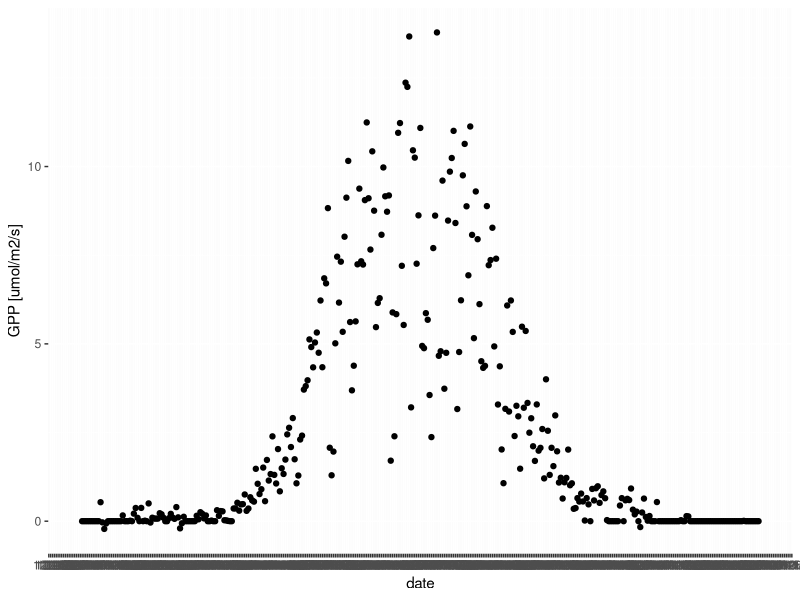
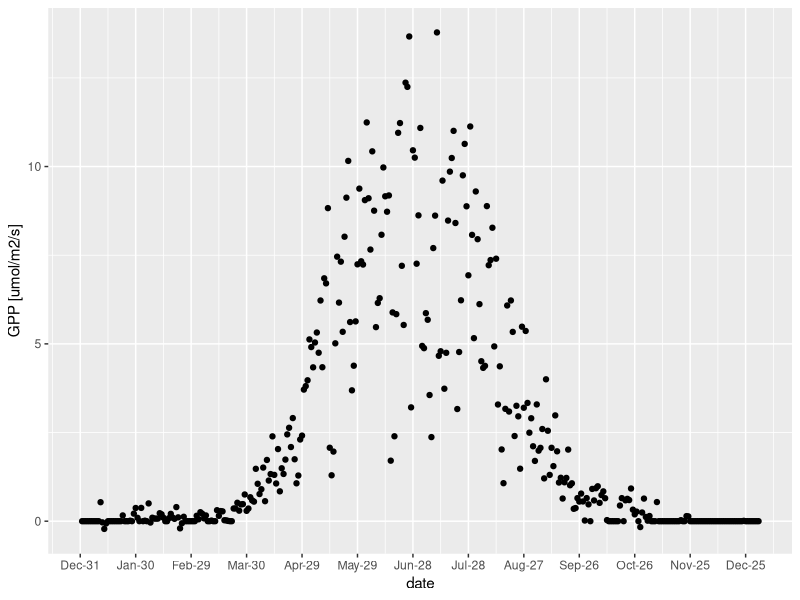
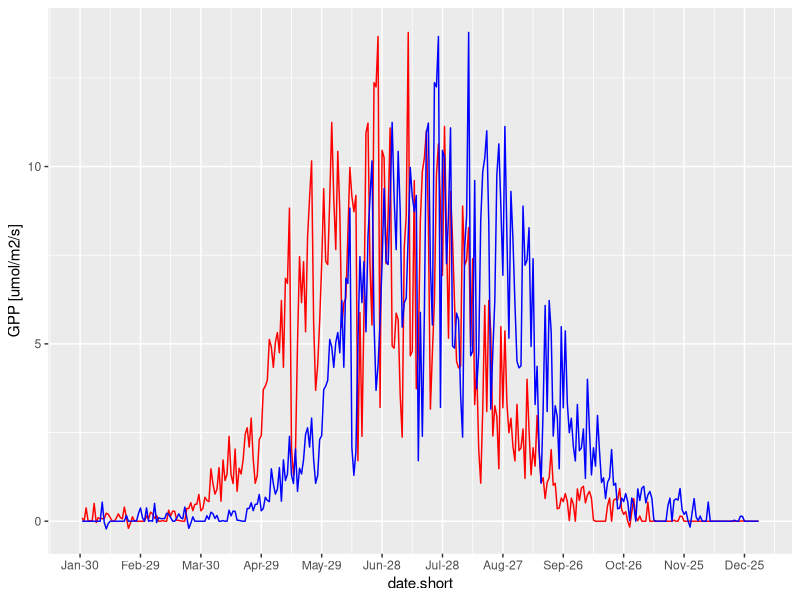
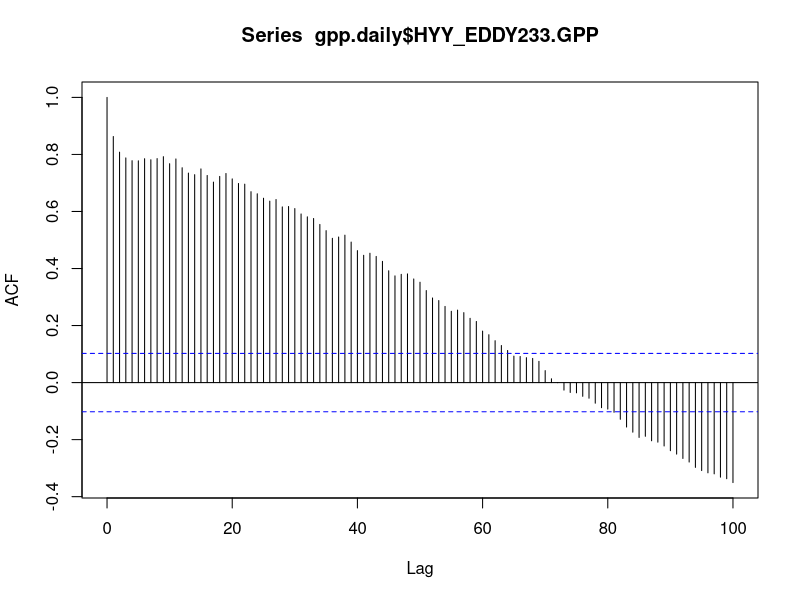
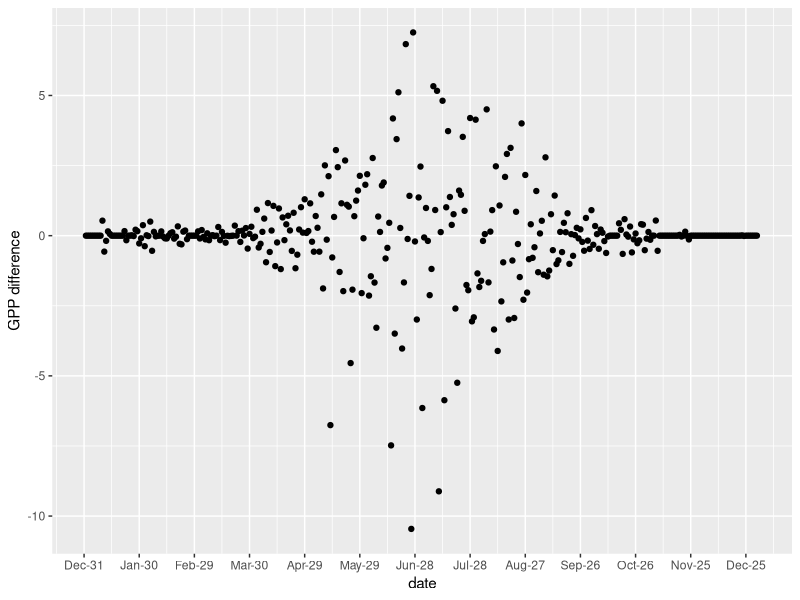
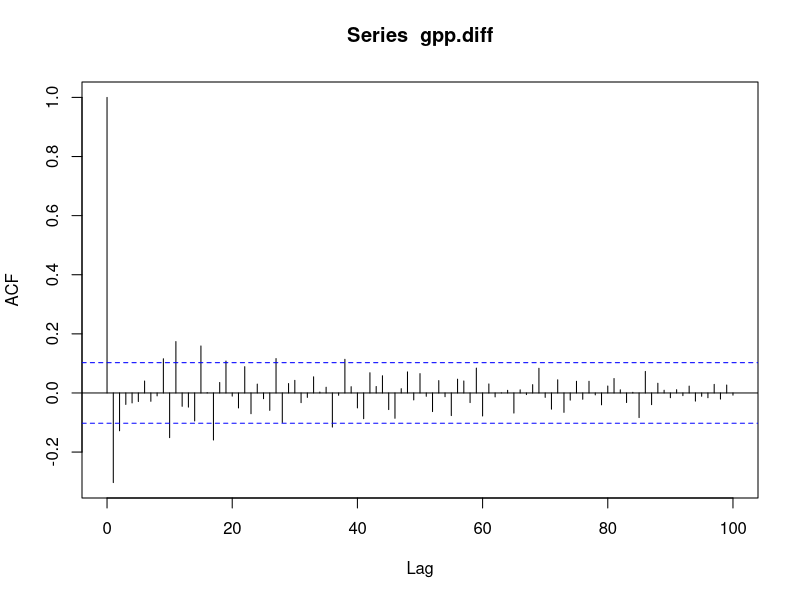
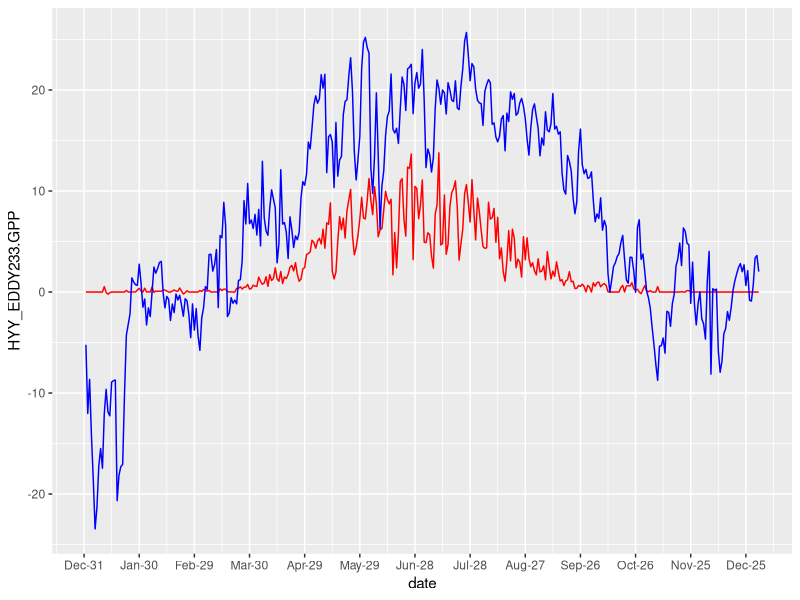
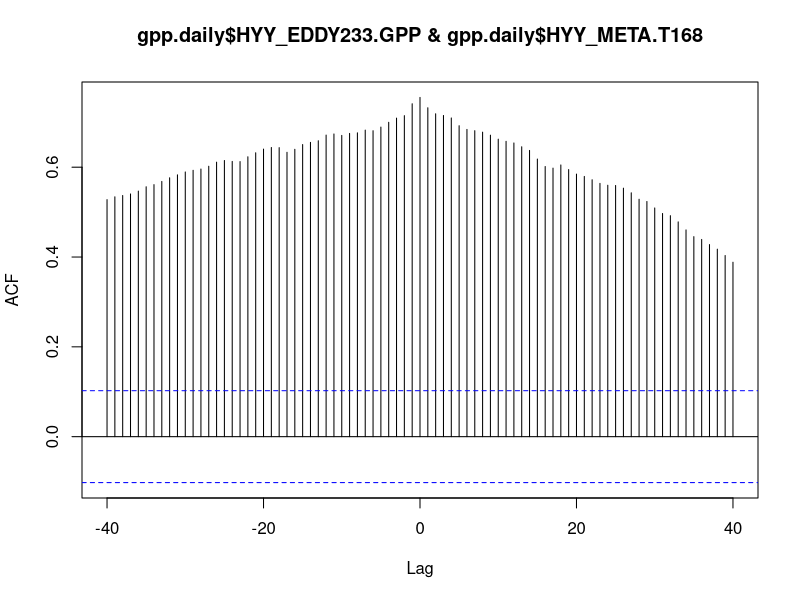

Reproduce these figures in R, in order.
## ---- chunk 1
a.great.char.date <- "2017-10-28"  
typeof(a.great.char.date)
print(a.great.char.date)

a.great.R.date <- as.Date(a.great.char.date)
print(a.great.R.date)

## ---- chunk 2
Sys.Date()
## ---- chunk 3
time.diff = Sys.Date() - a.great.R.date
print(time.diff)

## ---- chunk 4
Sys.time()
## ---- chunk 5
just.before <- Sys.time()
str(just.before)
## ---- chunk 6

just.before.lt <- as.POSIXlt(just.before)
str(just.before.lt)

## ---- chunk 7
gpp<-read.csv('../data/gppsmeardata_20160101120000.csv',header = T,sep = ',',dec='.')

head(gpp)

## ---- chunk 8
date.char<-paste(gpp$Year,gpp$Month,gpp$Day,sep = '-')
## ---- chunk 9
time.char<-paste(gpp$Hour,gpp$Minute,gpp$Second,sep = ':')
## ---- chunk 10

gpp$datetime<-as.POSIXct(paste(date.char,time.char,sep = ' '))

## ---- chunk 11

gpp$date<-as.Date(date.char)
head(gpp$date)

## ---- chunk 12

gpp.daily <- aggregate(HYY_EDDY233.GPP ~ date, gpp, median)

head(gpp.daily)


## ---- chunk 13
library(ggplot2)
library(scales) 
## ---- chunk 14
ggplot(gpp.daily,aes(x=date,y=HYY_EDDY233.GPP))+
  geom_point()+ ylab("GPP [umol/m2/s]") +
  scale_x_date(breaks = date_breaks('1 day'),
               labels = date_format("%m-%d"))


## ---- chunk 15
ggplot(gpp.daily,aes(x=date,y=HYY_EDDY233.GPP))+
  geom_point() +  ylab("GPP [umol/m2/s]") +
  scale_x_date(breaks = date_breaks('30 day'),
               labels = date_format("%b-%d")) 


## ---- chunk 16

lag <- 30
n <- length(gpp.daily$HYY_EDDY233.GPP)
gpp.lag <- gpp.daily$HYY_EDDY233.GPP[1:(n-lag)]
gpp.short <- gpp.daily$HYY_EDDY233.GPP[(1+lag):n]  
date.short <-  gpp.daily$date[(1+lag):n]  

df.lag <- data.frame(date.short,gpp.lag,gpp.short)

ggplot() + 
  geom_line(data = df.lag, aes(x = date.short, 
  y = gpp.short), color = "red") +		 
  geom_line(data = df.lag, aes(x = date.short,
   y = gpp.lag), color = "blue") + 
   ylab("GPP [umol/m2/s]") +
  scale_x_date(breaks = date_breaks('30 day'),
               labels = date_format("%b-%d")) 


## ---- chunk 17
lag.corr <- function(ts, lag){
  a <- ts-mean(ts) 	 
  n <- length(a)
  b <- a[1:(n-lag)]
  c <- a[(1+lag):n]  
  # this line is similar to cor function	
  sum(b * c)/sum(a^2)
}

## ---- chunk 18
lag.corr(gpp.daily$HYY_EDDY233.GPP,30)

## ---- chunk 19

lag.corr(gpp.daily$HYY_EDDY233.GPP,0)

## ---- chunk 20
z<-acf(gpp.daily$HYY_EDDY233.GPP,lag.max=100)

## ---- chunk 21
lag.corr(gpp.daily$HYY_EDDY233.GPP,25)
z[25]

## ---- chunk 22
gpp.diff <- diff(gpp.daily$HYY_EDDY233.GPP)

## ---- chunk 23
gpp.daily$gpp.diff <- c(gpp.diff, NA)

ggplot(gpp.daily,aes(x=date,y=gpp.diff))+
  geom_point() +  ylab("GPP difference") +
  scale_x_date(breaks = date_breaks('30 day'),
               labels = date_format("%b-%d")) 


## ---- chunk 24
acf(gpp.diff,lag.max=100)

## ---- chunk 25

T168<-read.csv('../data/T168_20160101120000.csv',header = T,sep = ',',dec='.')

head(T168)


## ---- chunk 26
library(zoo)
T168$HYY_META.T168i <- na.approx(T168$HYY_META.T168)

sum(is.na(T168$HYY_META.T168))
sum(is.na(T168$HYY_META.T168i))

## ---- chunk 27

T168$date <-gpp$date
T168.daily <- aggregate(HYY_META.T168i ~ date, T168, max)

head(T168.daily)


## ---- chunk 28
gpp.daily$HYY_META.T168 <- T168.daily$HYY_META.T168

ggplot() + 
  geom_line(data = gpp.daily, aes(x = date, 
  y = HYY_EDDY233.GPP), color = "red") +		 
  geom_line(data = gpp.daily, aes(x = date,
   y = HYY_META.T168), color = "blue") + 
   
  scale_x_date(breaks = date_breaks('30 day'),
               labels = date_format("%b-%d")) 



## ---- chunk 29
ccf(gpp.daily$HYY_EDDY233.GPP,gpp.daily$HYY_META.T168,lag.max=40)

## ---- chunk 30
gpp.spring.daily <-gpp.daily[25:180,]


ggplot() + 
  geom_line(data = gpp.spring.daily, aes(x = date, 
  y = HYY_EDDY233.GPP), color = "red") +		 
  geom_line(data = gpp.spring.daily, aes(x = date,
   y = HYY_META.T168), color = "blue") + 
   
  scale_x_date(breaks = date_breaks('30 day'),
               labels = date_format("%b-%d")) 


## ---- chunk 31
ccf(gpp.spring.daily$HYY_EDDY233.GPP,gpp.spring.daily$HYY_META.T168,lag.max=40)

